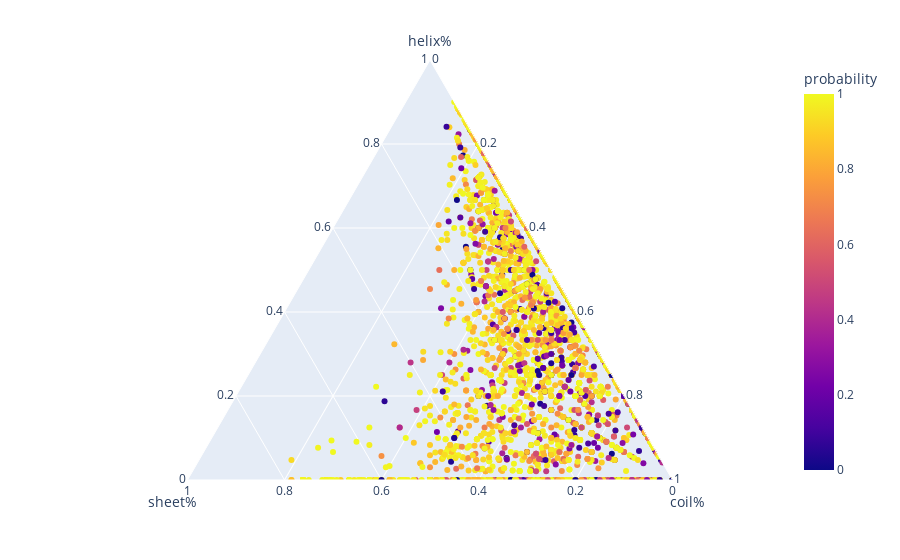

The notebook cell saved with this chart:
### Code cell
import plotly.express as px
fig = px.scatter_ternary(svm,  a='helix%', b='sheet%', c='coil%',
    color="probability", size_max=15,
    )
fig.show()

### Figure 1 — Plotly figure (JSON) as saved in the notebook; plotly's stock layout.template omitted (floating-point values rounded to 4 significant figures; data arrays with more than 128 entries replaced by an {"elided": "..."} marker saying what was removed)
{"data": [{"a": {"elided": "5944 float values"}, "b": {"elided": "5944 float values"}, "c": {"elided": "5944 float values"}, "hovertemplate": "helix%=%{a}<br>sheet%=%{b}<br>coil%=%{c}<br>probability=%{marker.color}<extra></extra>", "legendgroup": "", "marker": {"color": {"elided": "5944 float values"}, "coloraxis": "coloraxis", "symbol": "circle"}, "mode": "markers", "name": "", "showlegend": false, "subplot": "ternary", "type": "scatterternary"}], "layout": {"coloraxis": {"colorbar": {"title": {"text": "probability"}}, "colorscale": [[0, "#0d0887"], [0.1111, "#46039f"], [0.2222, "#7201a8"], [0.3333, "#9c179e"], [0.4444, "#bd3786"], [0.5556, "#d8576b"], [0.6667, "#ed7953"], [0.7778, "#fb9f3a"], [0.8889, "#fdca26"], [1, "#f0f921"]]}, "legend": {"tracegroupgap": 0}, "margin": {"t": 60}, "ternary": {"aaxis": {"title": {"text": "helix%"}}, "baxis": {"title": {"text": "sheet%"}}, "caxis": {"title": {"text": "coil%"}}, "domain": {"x": [0, 1], "y": [0, 1]}}}}
